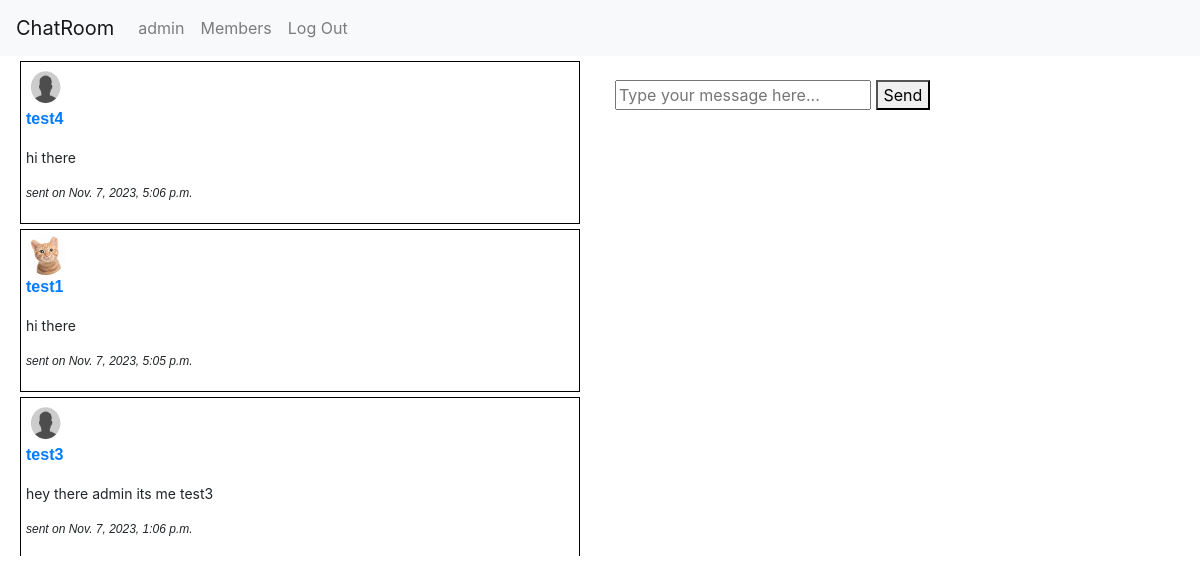
The page /chats (signed in) on the database its author committed.
### chatroom/models.py (models this page shows, shortened)
class User(AbstractUser):
    username = models.CharField(max_length=50, unique=True)
    email = models.EmailField(unique=True)
    bio = models.CharField(max_length=120, blank=True)
    profile_picture = models.ImageField(upload_to=profile_picture_path, blank=True)
    class Meta:
        db_table = 'chat_users'
        verbose_name = 'User'
        verbose_name_plural = 'Users'

class Message(models.Model):
    sender = models.ForeignKey(User, on_delete=models.CASCADE, related_name='sent_messages')
    receiver = models.ForeignKey(User, on_delete=models.CASCADE, related_name='received_messages')
    content = models.TextField()
    timestamp = models.DateTimeField(auto_now_add=True)
    seen = models.BooleanField(default=False)
    chat = models.ForeignKey(Chat, on_delete=models.CASCADE, related_name="messages")
    class Meta:
        db_table = 'chat_messages'
        verbose_name = 'Message'
        verbose_name_plural = 'Messages'
        ordering = ['-timestamp']
    def get_chat_list(u):
        all_messages = Message.objects.filter(models.Q(receiver=u) | models.Q(sender=u)).order_by('-timestamp')
        latest_chats = []
        for message in all_messages:
            to_me = message.receiver == u
            from_me = message.sender == u
            if to_me or from_me:
                if to_me:
                    other_user = message.sender
                else:
                    other_user = message.receiver
                if other_user not in [chat.sender if chat.sender != u else chat.receiver for chat, _ in latest_chats]:
                    latest_chats.append((message, message.chat.id))
        return latest_chats

### chatroom/views.py (the view)
# urls.py: path("chats", views.chats, name="chats"),
@login_required
def chats(request):
    current_user = request.user
    chat_list = Message.get_chat_list(current_user)
    chats = Chat.objects.filter(models.Q(owner=current_user) | models.Q(members=current_user))
    context = {
        "username": request.user.username,
        "latest_chats": chat_list,
        "chats": chats
    }
    return render(request, "chatapp/base.html", context)

### chatroom/templates/chatapp/base.html (shortened to what this page needs)
{% load static %}
<!DOCTYPE html>
<html>
<head>
    <link rel="stylesheet" href="https://stackpath.bootstrapcdn.com/bootstrap/4.4.1/css/bootstrap.min.css">
    <link rel="stylesheet" type="text/css" href="{% static 'chatroom/styles.css' %}">
</head>
<body>
    <header>
        <nav class="navbar navbar-expand-lg navbar-light bg-light">
            <a class="navbar-brand" href="{% url 'chats' %}">ChatRoom</a>
            <div class="collapse navbar-collapse" id="navbarNav">
                <ul class="navbar-nav mr-auto">
                    <li class="nav-item">
                        <a class="nav-link" href="{% url 'profile' request.user.id %}">{{ username }}</a>
                    </li>
                    <li class="nav-item">
                        <a class="nav-link" href="{% url 'members' %}">Members</a>
                    </li>
                    <li class="nav-item">
                        <a class="nav-link" href="{% url 'logout' %}">Log Out</a>
                    </li>
                </ul>
            </div>
        </nav>
    </header>
    {% block body_content %}
    <div class="container-fluid">
        <div class="row">
            <div class="col-xl-6">
                <div class="left-side" id="left-side">
                    {% block chat_preview %}
                        {% include 'chatapp/chat_preview.html' %}
                    {% endblock %}
                </div>
            </div>
            <div class="col-xl-6">
                <br>
                <div class="message-input">
                    <form id="message-form">
                        <input type="text" id="message-input" placeholder="Type your message here...">
                        <button type="submit" id="send-button">Send</button>
                    </form>
                </div>
            </div>
        </div>
    </div>
    {% endblock %}
</body>
</html>

### chatroom/templates/chatapp/chat_preview.html
{% load static %}
{% block chat_preview %}
    <div class="chat-previews">
        {% for chat, chat_id in latest_chats %}
            <div id="chat-preview-{{ chat_id }}" class="chat-preview-item">
                {% if chat.sender == request.user %}
                    {% if chat.receiver.profile_picture %}
                        <img id="chat-profile-image" src="{{ chat.receiver.profile_picture.url }}" alt="{{ chat.receiver.username }}">
                    {% else %}
                        <img id="chat-profile-image" src="{% static 'default.png' %}" alt="Default Profile Picture">
                    {% endif %}
                    <p id="chat-preview-username">
                        <a class="username-link" href="{% url 'profile' chat.receiver.id %}">{{ chat.receiver.username }}</a>
                    </p>
                {% else %}
                    {% if chat.sender.profile_picture %}
                        <img id="chat-profile-image" src="{{ chat.sender.profile_picture.url }}" alt="{{ chat.sender.username }}">
                    {% else %}
                        <img id="chat-profile-image" src="{% static 'default.png' %}" alt="Default Profile Picture">
                    {% endif %}
                    <p id="chat-preview-username">
                        <a class="username-link" href="{% url 'profile' chat.sender.id %}">{{ chat.sender.username }}</a>
                    </p>
                {% endif %}
                <p>{{ chat.content }}</p>
                <p id="chat-preview-time">sent on {{ chat.timestamp }}</p>
            </div>
        {% endfor %}
    </div>
{% endblock %}

### chatroom/static/chatroom/styles.css (style rules this page uses)
.container-fluid { justify-content: center; align-items: center; }
.left-side { max-height: 500px; overflow-y: auto; }
.chat-preview-item { border: 1px solid black; padding: 5px; margin: 5px; font-size: 14px; }
#chat-preview-username { font-family: sans-serif; font-size: 16px; font-weight: bold; }
#chat-preview-time { font-family: sans-serif; font-size: 12px; font-style: italic; }
#chat-profile-image { width: 40px; height: 40px; border-radius: 50%; }

### rows shown on the page
User: username "admin"
Message: receiver.username "test4", content "hi there", timestamp "Nov. 7, 2023, 5:06 p.m."
Message: receiver.profile_picture (picture), receiver.username "test1", content "hi there", timestamp "Nov. 7, 2023, 5:05 p.m."
Message: sender.username "test3", content "hey there admin its me test3", timestamp "Nov. 7, 2023, 1:06 p.m."
